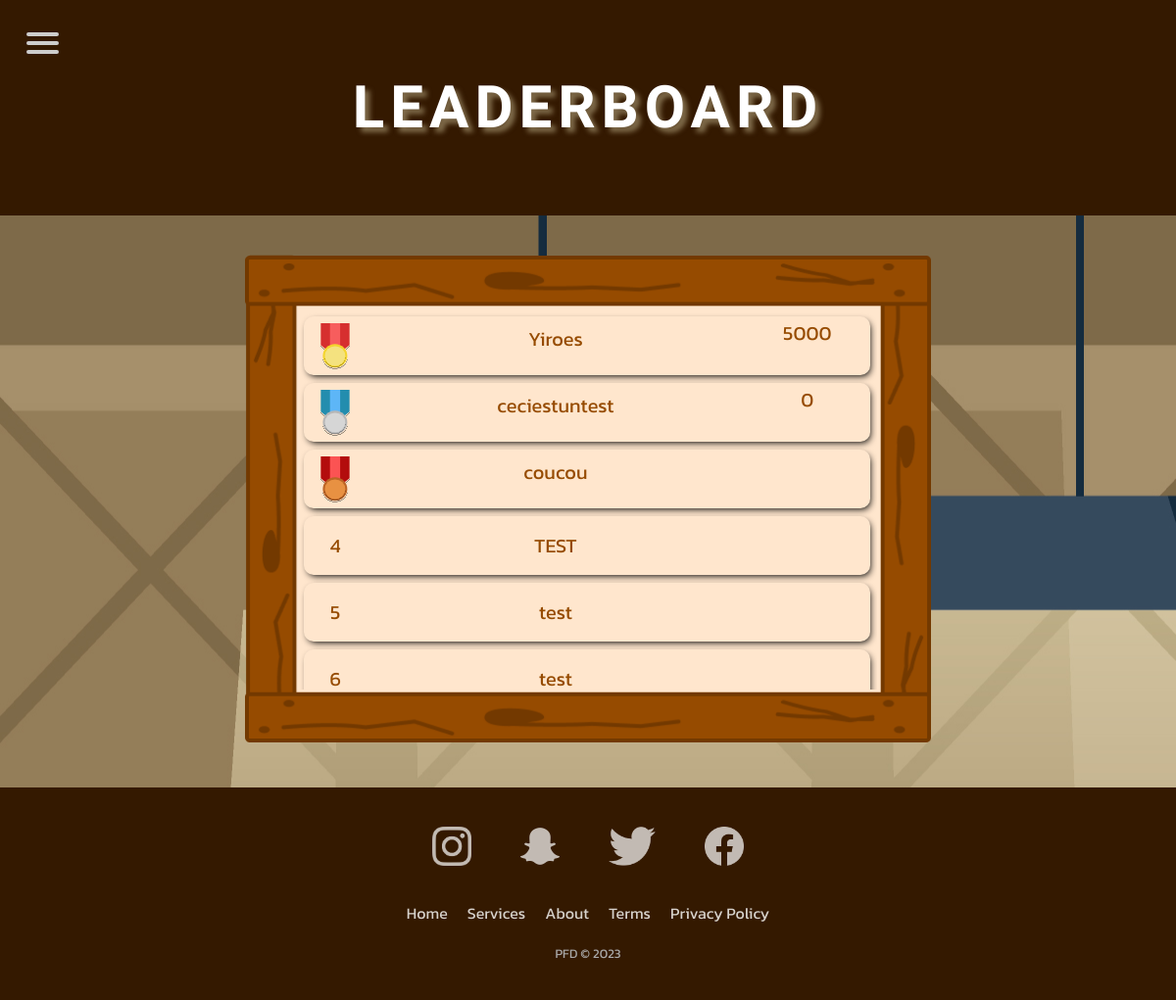
Screenshot of /html/ranking.php (signed in) with the database file from the repository.
### tables this page shows
CREATE TABLE `acc` (
  `email` varchar(36) NOT NULL,
  `admin` tinyint(1) DEFAULT NULL,
  `pseudo` varchar(36) NOT NULL,
  `civility` varchar(12) NOT NULL,
  `password` varchar(64) NOT NULL,
  `score` int(11) DEFAULT NULL,
  `level` int(11) DEFAULT NULL,
  `id_back` int(11) DEFAULT '1',
  `id_dude` int(11) DEFAULT '1',
  `id_hat` int(2) NOT NULL DEFAULT '0'
);

### html/language.php (called while the page is built)
<?php
function getLanguage($textFr, $textEn) {
  if (isset($_COOKIE["lang"]) && $_COOKIE["lang"] == 'fr')
    return $textFr;
  else {
    return $textEn;
  }
}
?>

### html/request.php (called while the page is built, shortened)
<?php
function request($phpRequest, $isUnique, $params = NULL) {
  try {
    require("connexion.php");
    $req = $conn->prepare($phpRequest);
    if (isset($params)) {
      $req->execute($params);
    } else {
      $req->execute();
    }
    if ($isUnique)
      $resultat = $req->fetch();
    else
      $resultat = $req->fetchAll(PDO::FETCH_ASSOC);
    return $resultat;
  } catch (Exception $e) {
    die("Erreur : " . $e->getMessage());
  }
}
?>

### html/ranking.php (the view, shortened to what this page needs)
<!DOCTYPE html>
<html lang="en">
<head>
	<?php include("head.php"); ?>
	<link rel="stylesheet" href="../CSS/ranking.css">
</head>
<body>
	<?php include("nav.php"); require("request.php"); ?>
	<header>
		<h1><?php  echo getLanguage("Classement","Leaderboard");  ?></h1>
	</header>
	<main>
		<div class="container">
			<div id="containerUL">
				<div id="containerBox">
					<?php
					try {
						$resultat = request("SELECT * FROM acc ORDER BY score DESC", false);
						$rank = 1;
						foreach ($resultat as $row) {
							echo "<div class='boardElem'>";
							if($rank==1){
										echo"<span> <img class='medals' src='../Images/gold_medal.svg'/> </span>";
							}
							else if($rank==2){
								echo"<span> <img class='medals' src='../Images/silver_medal.svg'/> </span>";
					}
							else if($rank==3){
										echo"<span> <img class='medals' src='../Images/bronze_medal.svg'/> </span>";
							}
							else{echo"<span>$rank</span>";}
							if($rank<=3){
											echo"<span class='pseudowinners'>$row[pseudo]</span>
											<span class='scorewinners'>$row[score]</span>
											</div>";
							}
							else{
								echo"<span>$row[pseudo]</span>
								<span>$row[score]</span>
								</div>";
							}
							$rank += 1;
						}
					} catch (Exception $e) {
						die("Erreur : " . $e->getMessage());
					}
					?>
				</div>
			</div>
		</div>
	</main>
	<?php include("footer.php"); ?>
</body>
</html>

### CSS/ranking.css (style rules this page uses)
body { margin: 0; padding: 0; background-color: #341900; color: #cdcdcd; height: 100vh; width: 100%; position: relative; font-family: "Kanit", sans-serif; }
header { background-color: #341900; color: white; display: flex; align-items: center; justify-content: center; height: 15vh; }
main { width: 100%; background-image: url("../Images/barrel3.jpg"); display: flex; justify-content: center; z-index: -2; }
h1 { font-family: 'Londrina Sketch', cursive; text-transform: uppercase; text-align: center; font-size: 60px; letter-spacing: 0.5vw; text-shadow: 5px 5px 5px #7e6a49; animation-name:titre; animation-duration: 5s; animation-iteration-count: infinite; }
.container { position: relative; width: 90%; max-width: 700px; margin: 40px 0px; box-sizing: border-box; }
.container img { position: relative; width: 100%; }
.container #containerUL { position: absolute; width: calc(100% - 110px); height: calc(100% - 115px); overflow-y: scroll; overflow-x: hidden; margin: 55px; box-sizing: border-box; top: 0px; left: 0px; }
#containerBox { top: 0px; left: 0px; width: 100%; flex-direction: column; align-items: center; padding: 0px 5px; }
.container #containerBox .boardElem { width: calc(100% - 12px); margin: 0px 5px; box-sizing: border-box; display: grid; grid-template-columns: 1fr 6fr 2fr; text-align: center; margin: 8px 0px; height: 60px; border-radius: 10px; justify-content: center; align-content: center; font-size: 20px; color: #964b00; background-color: #ffe6cd; box-shadow: 2px 3px 7px -2px black; transition: all .2s ease-in-out; }
.scorewinners { display: relative; padding-top: 25%; }
.medals { position: relative; top:20%; height: 40%; padding-top: 20%; }
.pseudowinners { display: relative; padding-top: 10%; }

### rows the page displays
acc: pseudo "Yiroes", score "5000"
acc: pseudo "ceciestuntest", score "0"
acc: pseudo "coucou"
acc: pseudo "TEST"
acc: pseudo "test"
acc: pseudo "test"

### other values shown
getLanguage("Classement","Leaderboard") "LEADERBOARD"
getLanguage("Accueil", "Home") "Home"
getLanguage("Services", "Services") "Services"
getLanguage("A propos", "About") "About"
getLanguage("Conditions d'utilisations", "Terms") "Terms"
getLanguage("Vie privé", "Privacy Policy") "Privacy Policy"
